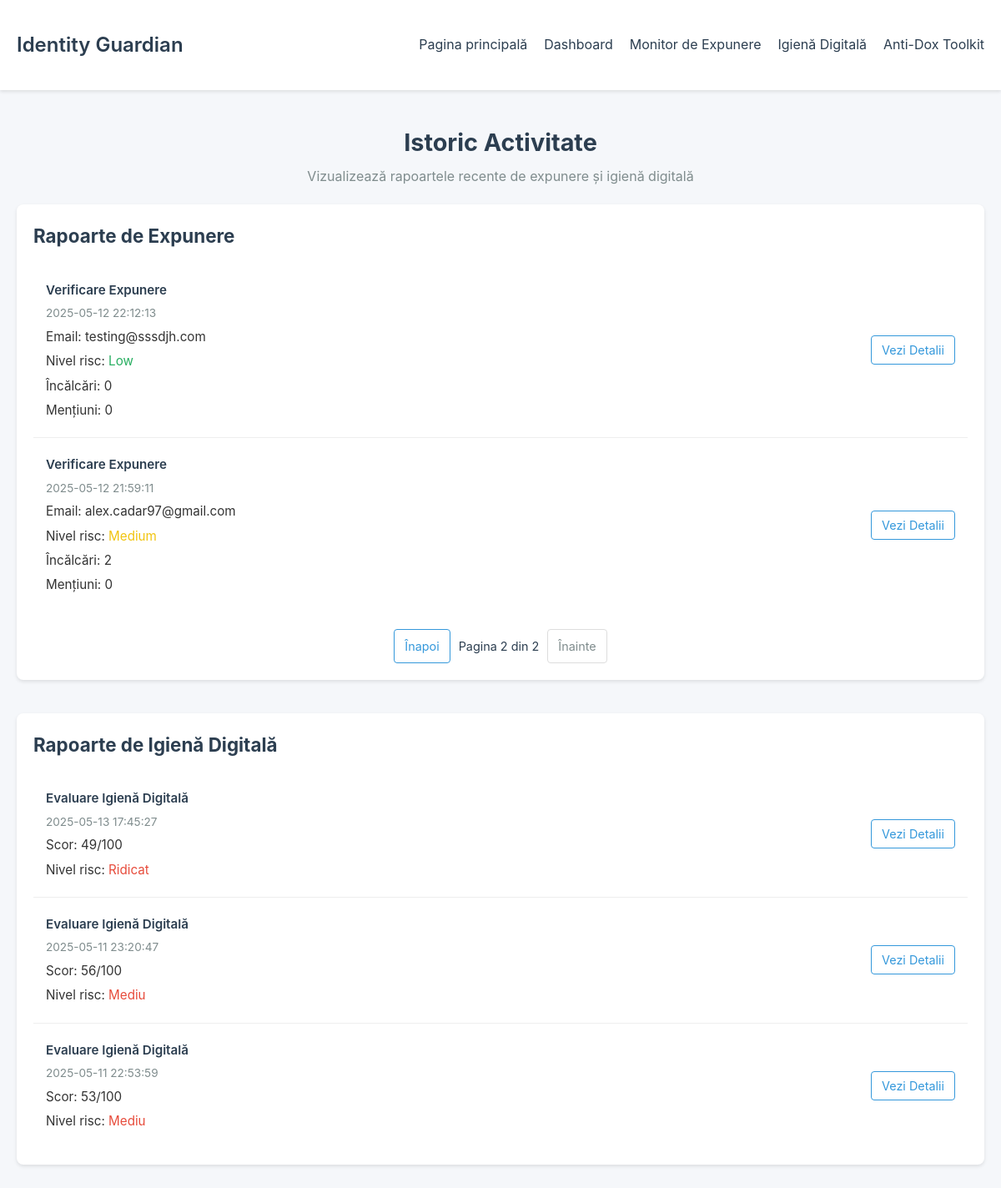
Screenshot of /dashboard?exposure_page=2 with the database file from the repository.
### tables this page shows
CREATE TABLE Reports (
            report_id INTEGER PRIMARY KEY AUTOINCREMENT,
            timestamp TEXT NOT NULL,
            module_type TEXT NOT NULL, 
            summary_data_json TEXT NOT NULL, 
            full_report_json TEXT NOT NULL 
        );

### app.py (the view)
@app.route('/dashboard')
def dashboard():
    if not DATABASE_AVAILABLE:
        flash("Funcționalitatea bazei de date nu este disponibilă.", "danger")
        return redirect(url_for('index'))
    try:
        exposure_history = get_reports_by_type('exposure', limit=5)
        hygiene_history = get_reports_by_type('hygiene', limit=5)
    except Exception as e:
        app.logger.error(f"Error fetching reports for dashboard: {e}", exc_info=True)
        flash("Eroare la încărcarea istoricului.", "danger")
        exposure_history = []
        hygiene_history = []
    exposure_page = request.args.get('exposure_page', default=1, type=int)
    if exposure_page < 1:
        exposure_page = 1
    return render_template('dashboard.html',
                          exposure_history=exposure_history,
                          hygiene_history=hygiene_history,
                          exposure_page=exposure_page)

### utils/database.py (called while the page is built)
def get_db_connection() -> sqlite3.Connection:
    try:
        db_dir = os.path.dirname(DB_PATH)
        if db_dir and not os.path.exists(db_dir):
            os.makedirs(db_dir)
        conn = sqlite3.connect(DB_PATH, timeout=10)
        conn.execute("PRAGMA foreign_keys = ON")
        conn.row_factory = sqlite3.Row
        logger.debug(f"Connected to database at {os.path.abspath(DB_PATH)}")
        return conn
    except sqlite3.Error as e:
        logger.error(f"Database connection error: {e}")
        raise

### templates/dashboard.html (shortened to what this page needs)
{% extends "base.html" %}
{% block css %}
<link rel="stylesheet" href="{{ url_for('static', filename='css/dashboard.css') }}">
{% endblock %}
{% block content %}
<div class="container">
    <header class="dashboard-header">
        <h1>Istoric Activitate</h1>
        <p>Vizualizează rapoartele recente de expunere și igienă digitală</p>
    </header>
    <div class="dashboard">
        <section class="section">
            <h2>Rapoarte de Expunere</h2>
            {% if exposure_history %}
            {% set items_per_page = 3 %}
            {% set total_items = exposure_history | length %}
            {% set total_pages = (total_items / items_per_page) | round(0, 'ceil') | int %}
            {% set start_index = (exposure_page - 1) * items_per_page %}
            {% set end_index = start_index + items_per_page %}
            {% set paginated_reports = exposure_history[start_index:end_index] %}
            <ul class="report-list">
                {% for report in paginated_reports %}
                <li class="report-item">
                    <div class="report-details">
                        <p class="report-type">Verificare Expunere</p>
                        <p class="report-timestamp">{{ report.timestamp }}</p>
                        {% if report.summary_data.email %}
                        <p>Email: {{ report.summary_data.email }}</p>
                        {% endif %}
                        <p>Nivel risc: <span class="report-risk {{ report.summary_data.risk }}">{{
                                report.summary_data.risk | capitalize }}</span></p>
                        <p>Încălcări: {{ report.summary_data.breach_count }}</p>
                        <p>Mențiuni: {{ report.summary_data.mention_count }}</p>
                    </div>
                    <div class="report-actions">
                        <a href="{{ url_for('report_detail', report_id=report.report_id) }}">Vezi Detalii</a>
                    </div>
                </li>
                {% endfor %}
            </ul>
            {% if total_pages > 1 %}
            <div class="pagination">
                {% if exposure_page > 1 %}
                <a href="{{ url_for('dashboard', exposure_page=exposure_page-1) }}" class="pagination-btn">Înapoi</a>
                {% else %}
                <span class="pagination-btn disabled">Înapoi</span>
                {% endif %}
                <span class="pagination-info">Pagina {{ exposure_page }} din {{ total_pages }}</span>
                {% if exposure_page < total_pages %} <a href="{{ url_for('dashboard', exposure_page=exposure_page+1) }}"
                    class="pagination-btn">Înainte</a>
                    {% else %}
                    <span class="pagination-btn disabled">Înainte</span>
                    {% endif %}
            </div>
            {% endif %}
            {% else %}
            <div class="empty-state">
                <p>Nu există rapoarte de expunere recente.</p>
                <p><a href="{{ url_for('exposure_monitor') }}">Efectuează o verificare acum</a></p>
            </div>
            {% endif %}
        </section>
        <section class="section">
            <h2>Rapoarte de Igienă Digitală</h2>
            {% if hygiene_history %}
            <ul class="report-list">
                {% for report in hygiene_history %}
                <li class="report-item">
                    <div class="report-details">
                        <p class="report-type">Evaluare Igienă Digitală</p>
                        <p class="report-timestamp">{{ report.timestamp }}</p>
                        <p>Scor: {{ report.summary_data.score }}/100</p>
                        <p>Nivel risc: <span class="report-risk {{ report.summary_data.risk }}">{{
                                report.summary_data.risk | capitalize }}</span></p>
                    </div>
                    <div class="report-actions">
                        <a href="{{ url_for('report_detail', report_id=report.report_id) }}">Vezi Detalii</a>
                    </div>
                </li>
                {% endfor %}
            </ul>
            {% else %}
            <div class="empty-state">
                <p>Nu există rapoarte de igienă digitală recente.</p>
                <p><a href="{{ url_for('digital_hygiene') }}">Completează o evaluare acum</a></p>
            </div>
            {% endif %}
        </section>
    </div>
</div>
{% endblock %}

### static/css/base.css (style rules this page uses)
* { margin: 0; padding: 0; box-sizing: border-box; }
body { font-family: -apple-system, BlinkMacSystemFont, 'Segoe UI', Roboto, sans-serif; background-color: #f5f7fa; color: #333; line-height: 1.6; }
.container { max-width: 1200px; margin: 0 auto; padding: 20px; }
.section { background: white; border-radius: 8px; box-shadow: 0 2px 4px rgba(0, 0, 0, 0.1); padding: 20px; margin-bottom: 20px; }
.section h2 { font-size: 1.4rem; color: #2c3e50; margin-bottom: 15px; }

### static/css/dashboard.css (style rules this page uses)
.dashboard-header { text-align: center; padding: 20px 0; }
.dashboard-header h1 { font-size: 1.8rem; color: #2c3e50; }
.dashboard-header p { color: #7f8c8d; margin-top: 5px; }
.dashboard { display: grid; gap: 20px; }
.report-list { list-style: none; }
.report-item { padding: 15px; border-bottom: 1px solid #eee; display: flex; justify-content: space-between; align-items: center; transition: background-color 0.2s; }
.report-item:last-child { border-bottom: none; }
.report-details { flex: 1; }
.report-details p { margin: 5px 0; font-size: 0.95rem; }
.report-details .report-type { font-weight: 600; color: #2c3e50; }
.report-details .report-timestamp { color: #7f8c8d; font-size: 0.85rem; }
.report-details .report-risk { color: #e74c3c; }
.report-details .report-risk.low { color: #27ae60; }
.report-details .report-risk.medium { color: #f1c40f; }
.report-actions a { text-decoration: none; color: #3498db; font-size: 0.9rem; padding: 8px 12px; border: 1px solid #3498db; border-radius: 4px; transition: all 0.2s; }
.pagination { display: flex; justify-content: center; align-items: center; gap: 10px; margin-top: 20px; }
.pagination-btn { padding: 8px 12px; border: 1px solid #3498db; border-radius: 4px; text-decoration: none; color: #3498db; font-size: 0.9rem; transition: all 0.2s; }
.pagination-btn.disabled { color: #7f8c8d; border-color: #ddd; cursor: not-allowed; }
.pagination-info { font-size: 0.9rem; color: #2c3e50; }

### rows the page displays
Reports: timestamp "2025-05-12 22:12:13", summary_data.email "testing@sssdjh.com", summary_data.risk "Low", summary_data.breach_count "0", summary_data.mention_count "0"
Reports: timestamp "2025-05-12 21:59:11", summary_data.email "alex.cadar97@gmail.com", summary_data.risk "Medium", summary_data.breach_count "2", summary_data.mention_count "0"
Reports: timestamp "2025-05-13 17:45:27", summary_data.score "49", summary_data.risk "Ridicat"
Reports: timestamp "2025-05-11 23:20:47", summary_data.score "56", summary_data.risk "Mediu"
Reports: timestamp "2025-05-11 22:53:59", summary_data.score "53", summary_data.risk "Mediu"

### other values shown
{{ exposure_page }} "2"
{{ total_pages }} "2"
